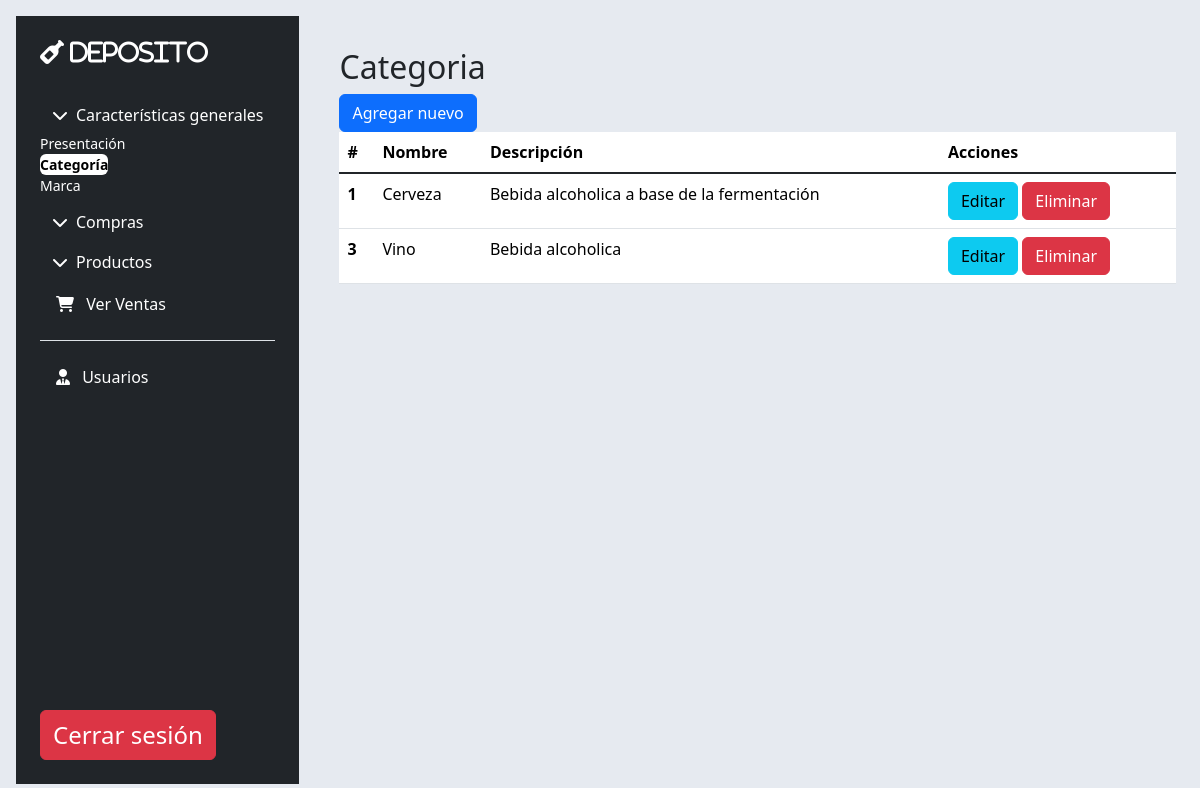
Page /coper/categoria.php (signed in) on the committed database.
### tables this page shows
CREATE TABLE `categoria` (
  `Id_Categoria` smallint NOT NULL AUTO_INCREMENT,
  `Nombre_Cat` varchar(100) NOT NULL,
  `Descripcion_Cat` varchar(255) DEFAULT NULL,
  `status` char(1) NOT NULL DEFAULT '1',
  PRIMARY KEY (`Id_Categoria`) USING BTREE,
  UNIQUE KEY `Nombre_Cat` (`Nombre_Cat`) USING BTREE
);

### coper/categoria.php (the view, shortened to what this page needs)
<!DOCTYPE html>
<html lang="es">
<head>
    <link href="https://cdn.jsdelivr.net/npm/bootstrap@5.3.3/dist/css/bootstrap.min.css" rel="stylesheet">
</head>
<body>
    <main class="d-flex flex-nowrap h-100">
        <div class="d-flex flex-column flex-shrink-0 p-4 sidebar bg-dark m-3">
            <a href="index.php" class="d-flex align-items-center mb-3 mb-md-0 me-md-auto text-decoration-none">
                <span class="fs-4 text-white fa-solid fa-wine-bottle"> DEPOSITO</span>
            </a>
            <hr>
            <ul class="nav nav-pills flex-column mb-auto">
                <li class="mb-1">
                    <button class="btn btn-toggle d-inline-flex align-items-center rounded border-0 text-white" data-bs-toggle="collapse" data-bs-target="#home-collapse" aria-expanded="true">
                        <i class="fas fa-chevron-down me-2 text-"></i> Características generales
                    </button>
                    <div class="collapse show" id="home-collapse">
                        <ul class="btn-toggle-nav list-unstyled fw-normal pb-1 small">
                            <li><a href="presentacion.php" class="link-body-emphasis d-inline-flex text-decoration-none rounded text-white">Presentación</a></li>
                            <li><a href="categoria.php" class="link-body-emphasis d-inline-flex text-decoration-none rounded ttext-dark fw-bold bg-white">Categoría</a></li>
                            <li><a href="marca.php" class="link-body-emphasis d-inline-flex text-decoration-none rounded text-white">Marca</a></li>
                        </ul>
                    </div>
                </li>
                <li class="mb-1">
                    <button class="btn btn-toggle d-inline-flex align-items-center rounded border-0 collapsed text-white" data-bs-toggle="collapse" data-bs-target="#comp-collapse" aria-expanded="false">
                        <i class="fas fa-chevron-down me-2"></i> Compras
                    </button>
                </li>
                <li class="mb-1">
                    <button class="btn btn-toggle d-inline-flex align-items-center rounded border-0 collapsed text-white" data-bs-toggle="collapse" data-bs-target="#pro-collapse" aria-expanded="false">
                        <i class="fas fa-chevron-down me-2"></i> Productos
                    </button>
                </li>
                <li class="nav-item"><a href="ver_ventas.php" class="nav-link text-white"><i class="fas fa-shopping-cart me-2 text-white"></i> Ver Ventas</a></li>
                <li class="border-top my-3"></li>
                <li class="nav-item"><a href="usuarios.php" class="nav-link text-white"><i class="fas fa-user-tie me-2 text-white"></i> Usuarios</a></li>
            </ul>
            <a href="cerrar_sesion.php" class="d-flex align-items-center mb-3 mb-md-0 me-md-auto text-white text-decoration-none">
                <span class="fs-4 text-white btn btn-danger">Cerrar sesión</span>
            </a>
        </div>
        <div class="content flex-grow-1 mt-4 p-4">
            <h2 >Categoria</h2>
            <a href='./Agregar/AgregarCategoria.php' class='btn btn-primary' id=''>Agregar nuevo</a>
            <table class="table">
            <thead>
                <tr>
                <th scope="col">#</th>
                <th scope="col">Nombre</th>
                <th scope="col">Descripción</th>
                <th scope="col">Acciones</th>
                </tr>
            </thead>
            <tbody class="table-group-divider">
                <?php
                include("./conexion/conectar-mysql.php");
                $sql = 'SELECT * FROM categoria WHERE status="1"';
                $ejecConsulta = mysqli_query($conexion,$sql);
                while($Pre = mysqli_fetch_array($ejecConsulta)){
                        echo "<tr>
                        <th scope='row'>" . $Pre[0] . "</th>
                        <td>" . $Pre[1] . "</td>
                        <td>" . $Pre[2] . "</td>
                        <td>
                        <a href='./Editar/Ecategoria.php?id=".$Pre[0]."' class='btn btn-info mg-20'>Editar</a>
                        <a href='./Eliminar/Dcategoria.php?id=".$Pre[0]."' class='btn btn-danger mg-20'>Eliminar</a>
                        </td>
                        </tr>";
                }
                ?>
            </tbody>
            </table>
        </div>
    </main>
</body>
</html>

### coper/categoria.php (style rules this page uses)
html, body { height: 100%; background-color: rgb(230, 234, 240); }
.sidebar .nav-link, .sidebar .btn-toggle { color: #d1e7ff; }
.content { flex-grow: 1; }

### rows in the picture
categoria: Id_Categoria "1", Nombre_Cat "Cerveza", Descripcion_Cat "Bebida alcoholica a base de la fermentación"
categoria: Id_Categoria "3", Nombre_Cat "Vino", Descripcion_Cat "Bebida alcoholica"
